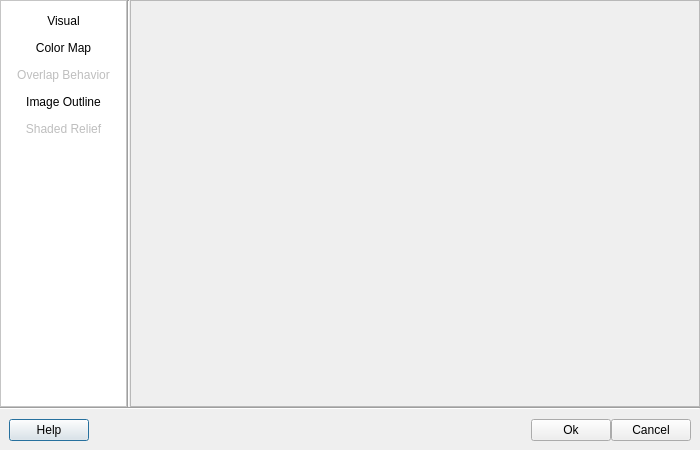
<?xml version="1.0" encoding="UTF-8"?>
<ui version="4.0">
 <class>RasterSymbolizerDialogForm</class>
 <widget class="QDialog" name="RasterSymbolizerDialogForm">
  <property name="geometry">
   <rect>
    <x>0</x>
    <y>0</y>
    <width>700</width>
    <height>450</height>
   </rect>
  </property>
  <property name="sizePolicy">
   <sizepolicy hsizetype="Fixed" vsizetype="Fixed">
    <horstretch>0</horstretch>
    <verstretch>0</verstretch>
   </sizepolicy>
  </property>
  <property name="minimumSize">
   <size>
    <width>700</width>
    <height>450</height>
   </size>
  </property>
  <property name="maximumSize">
   <size>
    <width>700</width>
    <height>450</height>
   </size>
  </property>
  <property name="baseSize">
   <size>
    <width>600</width>
    <height>500</height>
   </size>
  </property>
  <property name="windowTitle">
   <string>Raster Symbolizer</string>
  </property>
  <property name="sizeGripEnabled">
   <bool>false</bool>
  </property>
  <layout class="QGridLayout" name="gridLayout_5">
   <property name="sizeConstraint">
    <enum>QLayout::SetDefaultConstraint</enum>
   </property>
   <property name="margin">
    <number>0</number>
   </property>
   <item row="0" column="0">
    <layout class="QGridLayout" name="gridLayout_4">
     <property name="spacing">
      <number>0</number>
     </property>
     <item row="0" column="0">
      <layout class="QGridLayout" name="gridLayout_3">
       <property name="spacing">
        <number>0</number>
       </property>
       <item row="0" column="0">
        <widget class="QFrame" name="frame">
         <property name="sizePolicy">
          <sizepolicy hsizetype="Preferred" vsizetype="MinimumExpanding">
           <horstretch>0</horstretch>
           <verstretch>0</verstretch>
          </sizepolicy>
         </property>
         <property name="palette">
          <palette>
           <active>
            <colorrole role="Base">
             <brush brushstyle="SolidPattern">
              <color alpha="255">
               <red>255</red>
               <green>255</green>
               <blue>255</blue>
              </color>
             </brush>
            </colorrole>
            <colorrole role="Window">
             <brush brushstyle="SolidPattern">
              <color alpha="255">
               <red>255</red>
               <green>255</green>
               <blue>255</blue>
              </color>
             </brush>
            </colorrole>
           </active>
           <inactive>
            <colorrole role="Base">
             <brush brushstyle="SolidPattern">
              <color alpha="255">
               <red>255</red>
               <green>255</green>
               <blue>255</blue>
              </color>
             </brush>
            </colorrole>
            <colorrole role="Window">
             <brush brushstyle="SolidPattern">
              <color alpha="255">
               <red>255</red>
               <green>255</green>
               <blue>255</blue>
              </color>
             </brush>
            </colorrole>
           </inactive>
           <disabled>
            <colorrole role="Base">
             <brush brushstyle="SolidPattern">
              <color alpha="255">
               <red>255</red>
               <green>255</green>
               <blue>255</blue>
              </color>
             </brush>
            </colorrole>
            <colorrole role="Window">
             <brush brushstyle="SolidPattern">
              <color alpha="255">
               <red>255</red>
               <green>255</green>
               <blue>255</blue>
              </color>
             </brush>
            </colorrole>
           </disabled>
          </palette>
         </property>
         <property name="autoFillBackground">
          <bool>true</bool>
         </property>
         <property name="frameShape">
          <enum>QFrame::StyledPanel</enum>
         </property>
         <property name="frameShadow">
          <enum>QFrame::Raised</enum>
         </property>
         <layout class="QGridLayout" name="gridLayout_6">
          <item row="3" column="0">
           <widget class="QToolButton" name="m_overlapBehaviorToolButton">
            <property name="enabled">
             <bool>false</bool>
            </property>
            <property name="sizePolicy">
             <sizepolicy hsizetype="Minimum" vsizetype="Fixed">
              <horstretch>0</horstretch>
              <verstretch>0</verstretch>
             </sizepolicy>
            </property>
            <property name="text">
             <string>Overlap Behavior</string>
            </property>
            <property name="autoRaise">
             <bool>true</bool>
            </property>
           </widget>
          </item>
          <item row="8" column="0">
           <spacer name="verticalSpacer">
            <property name="orientation">
             <enum>Qt::Vertical</enum>
            </property>
            <property name="sizeType">
             <enum>QSizePolicy::MinimumExpanding</enum>
            </property>
            <property name="sizeHint" stdset="0">
             <size>
              <width>20</width>
              <height>20</height>
             </size>
            </property>
           </spacer>
          </item>
          <item row="6" column="0">
           <widget class="QToolButton" name="m_shadedReliefToolButton">
            <property name="enabled">
             <bool>false</bool>
            </property>
            <property name="sizePolicy">
             <sizepolicy hsizetype="Minimum" vsizetype="Fixed">
              <horstretch>0</horstretch>
              <verstretch>0</verstretch>
             </sizepolicy>
            </property>
            <property name="text">
             <string>Shaded Relief</string>
            </property>
            <property name="autoRaise">
             <bool>true</bool>
            </property>
           </widget>
          </item>
          <item row="0" column="0">
           <widget class="QToolButton" name="m_visualToolButton">
            <property name="sizePolicy">
             <sizepolicy hsizetype="Minimum" vsizetype="Fixed">
              <horstretch>0</horstretch>
              <verstretch>0</verstretch>
             </sizepolicy>
            </property>
            <property name="text">
             <string>Visual</string>
            </property>
            <property name="autoRaise">
             <bool>true</bool>
            </property>
           </widget>
          </item>
          <item row="4" column="0">
           <widget class="QToolButton" name="m_imageOutlinetoolButton">
            <property name="enabled">
             <bool>true</bool>
            </property>
            <property name="sizePolicy">
             <sizepolicy hsizetype="Minimum" vsizetype="Fixed">
              <horstretch>0</horstretch>
              <verstretch>0</verstretch>
             </sizepolicy>
            </property>
            <property name="text">
             <string>Image Outline</string>
            </property>
            <property name="autoRaise">
             <bool>true</bool>
            </property>
           </widget>
          </item>
          <item row="1" column="0">
           <widget class="QToolButton" name="m_colorMapToolButton">
            <property name="sizePolicy">
             <sizepolicy hsizetype="Minimum" vsizetype="Fixed">
              <horstretch>0</horstretch>
              <verstretch>0</verstretch>
             </sizepolicy>
            </property>
            <property name="text">
             <string>Color Map</string>
            </property>
            <property name="autoRaise">
             <bool>true</bool>
            </property>
           </widget>
          </item>
         </layout>
        </widget>
       </item>
       <item row="0" column="1">
        <widget class="Line" name="line_2">
         <property name="orientation">
          <enum>Qt::Vertical</enum>
         </property>
        </widget>
       </item>
       <item row="0" column="2">
        <widget class="QFrame" name="m_mainFrame">
         <property name="sizePolicy">
          <sizepolicy hsizetype="MinimumExpanding" vsizetype="MinimumExpanding">
           <horstretch>0</horstretch>
           <verstretch>0</verstretch>
          </sizepolicy>
         </property>
         <property name="frameShape">
          <enum>QFrame::StyledPanel</enum>
         </property>
         <property name="frameShadow">
          <enum>QFrame::Raised</enum>
         </property>
         <layout class="QGridLayout" name="gridLayout_7">
          <property name="margin">
           <number>0</number>
          </property>
          <item row="0" column="0">
           <widget class="QStackedWidget" name="m_stackedWidget">
            <property name="currentIndex">
             <number>0</number>
            </property>
            <widget class="QWidget" name="page"/>
            <widget class="QWidget" name="page_8"/>
            <widget class="QWidget" name="page_3"/>
            <widget class="QWidget" name="page_9"/>
            <widget class="QWidget" name="page_7"/>
            <widget class="QWidget" name="page_2"/>
            <widget class="QWidget" name="page_4"/>
            <widget class="QWidget" name="page_5"/>
            <widget class="QWidget" name="page_6"/>
           </widget>
          </item>
         </layout>
        </widget>
       </item>
      </layout>
     </item>
     <item row="1" column="0">
      <layout class="QGridLayout" name="gridLayout_2">
       <item row="0" column="0">
        <widget class="Line" name="line">
         <property name="orientation">
          <enum>Qt::Horizontal</enum>
         </property>
        </widget>
       </item>
       <item row="1" column="0">
        <layout class="QGridLayout" name="gridLayout">
         <property name="margin">
          <number>9</number>
         </property>
         <item row="0" column="0">
          <widget class="QPushButton" name="m_helpPushButton">
           <property name="text">
            <string>Help</string>
           </property>
          </widget>
         </item>
         <item row="0" column="1">
          <spacer name="horizontalSpacer">
           <property name="orientation">
            <enum>Qt::Horizontal</enum>
           </property>
           <property name="sizeHint" stdset="0">
            <size>
             <width>40</width>
             <height>20</height>
            </size>
           </property>
          </spacer>
         </item>
         <item row="0" column="2">
          <widget class="QPushButton" name="m_okPushButton">
           <property name="text">
            <string>Ok</string>
           </property>
          </widget>
         </item>
         <item row="0" column="3">
          <widget class="QPushButton" name="m_cancelPushButton">
           <property name="text">
            <string>Cancel</string>
           </property>
          </widget>
         </item>
        </layout>
       </item>
      </layout>
     </item>
    </layout>
   </item>
  </layout>
 </widget>
 <resources/>
 <connections>
  <connection>
   <sender>m_cancelPushButton</sender>
   <signal>released()</signal>
   <receiver>RasterSymbolizerDialogForm</receiver>
   <slot>reject()</slot>
   <hints>
    <hint type="sourcelabel">
     <x>558</x>
     <y>426</y>
    </hint>
    <hint type="destinationlabel">
     <x>568</x>
     <y>444</y>
    </hint>
   </hints>
  </connection>
  <connection>
   <sender>m_okPushButton</sender>
   <signal>released()</signal>
   <receiver>RasterSymbolizerDialogForm</receiver>
   <slot>accept()</slot>
   <hints>
    <hint type="sourcelabel">
     <x>471</x>
     <y>431</y>
    </hint>
    <hint type="destinationlabel">
     <x>461</x>
     <y>446</y>
    </hint>
   </hints>
  </connection>
 </connections>
</ui>
